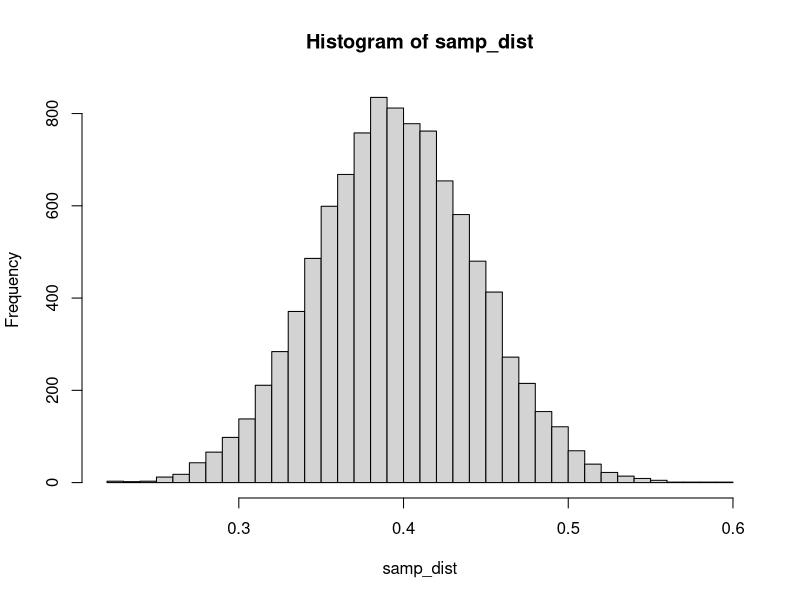

Write R code to recreate this figure.
#Giữ giá trị cố định khi giả lập dữ liệu
set.seed(100)

#Giả lập dữ liêu với 40000 giá trị "Nu" và 60000 giá trị "Nam" (Giả lập số lượng)
pop <- c(rep('Nu', 40000), rep('Nam', 60000)); pop

#Tính tỷ lệ
p <- sum(pop == 'Nu')/length(pop); p

#Lấy mẫu với n = 100 phần từ tập pop
n <- 100; 
sample1 <- sample(pop, n); sample1

#Tính tỷ lệ trên mẫu
p_hat <- sum(sample1 == 'Nu')/n; p_hat

#Lặp lại việc lấy mẫu 10000 rồi tính trung bình mỗi lần lấy
samp_dist <- replicate(10000, sum((sample(pop, n))=='Nu')/n)

#Tính trung bình của 10000 lần lấy mẫu
mean(samp_dist)

#Tính độ lệch chuẩn (SE)
sd(samp_dist)

#Vẽ biểu đồ hist
hist(samp_dist, breaks = 40)